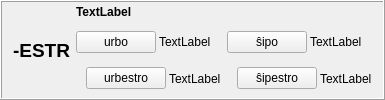
        <widget class="QFrame" name="frame_2">
         <property name="frameShape">
          <enum>QFrame::Box</enum>
         </property>
         <property name="frameShadow">
          <enum>QFrame::Raised</enum>
         </property>
         <layout class="QHBoxLayout" name="horizontalLayout_42">
          <property name="topMargin">
           <number>3</number>
          </property>
          <property name="bottomMargin">
           <number>3</number>
          </property>
          <item>
           <widget class="QLabel" name="label_302">
            <property name="sizePolicy">
             <sizepolicy hsizetype="Maximum" vsizetype="Preferred">
              <horstretch>0</horstretch>
              <verstretch>0</verstretch>
             </sizepolicy>
            </property>
            <property name="styleSheet">
             <string notr="true">font-size: 14pt;
font-weight: bold;</string>
            </property>
            <property name="text">
             <string>-ESTR</string>
            </property>
            <property name="alignment">
             <set>Qt::AlignCenter</set>
            </property>
            <property name="lingvo" stdset="0">
             <string>eo</string>
            </property>
           </widget>
          </item>
          <item>
           <layout class="QVBoxLayout" name="verticalLayout_349">
            <item>
             <widget class="QLabel" name="Lec09_Label660">
              <property name="sizePolicy">
               <sizepolicy hsizetype="Preferred" vsizetype="Maximum">
                <horstretch>0</horstretch>
                <verstretch>0</verstretch>
               </sizepolicy>
              </property>
              <property name="styleSheet">
               <string notr="true">font-weight: bold;</string>
              </property>
              <property name="text">
               <string>TextLabel</string>
              </property>
              <property name="wordWrap">
               <bool>true</bool>
              </property>
             </widget>
            </item>
            <item>
             <layout class="QHBoxLayout" name="horizontalLayout_574">
              <item>
               <layout class="QVBoxLayout" name="verticalLayout_350">
                <property name="spacing">
                 <number>3</number>
                </property>
                <item>
                 <layout class="QHBoxLayout" name="horizontalLayout_575" stretch="3,1">
                  <item>
                   <widget class="neklakebla" name="Lec09_Button634">
                    <property name="sizePolicy">
                     <sizepolicy hsizetype="Maximum" vsizetype="Fixed">
                      <horstretch>0</horstretch>
                      <verstretch>0</verstretch>
                     </sizepolicy>
                    </property>
                    <property name="text">
                     <string>urbo</string>
                    </property>
                   </widget>
                  </item>
                  <item>
                   <widget class="QLabel" name="Lec09_Label661">
                    <property name="text">
                     <string>TextLabel</string>
                    </property>
                    <property name="wordWrap">
                     <bool>true</bool>
                    </property>
                   </widget>
                  </item>
                 </layout>
                </item>
                <item>
                 <layout class="QHBoxLayout" name="horizontalLayout_576" stretch="0,3,1">
                  <item>
                   <widget class="label_sago_reversa" name="label_375">
                    <property name="sizePolicy">
                     <sizepolicy hsizetype="Maximum" vsizetype="Preferred">
                      <horstretch>0</horstretch>
                      <verstretch>0</verstretch>
                     </sizepolicy>
                    </property>
                    <property name="text">
                     <string/>
                    </property>
                    <property name="pixmap">
                     <pixmap resource="ikonoj.qrc">:/ikonoj/sago_revena.png</pixmap>
                    </property>
                   </widget>
                  </item>
                  <item>
                   <widget class="neklakebla" name="Lec09_Button635">
                    <property name="sizePolicy">
                     <sizepolicy hsizetype="Maximum" vsizetype="Fixed">
                      <horstretch>0</horstretch>
                      <verstretch>0</verstretch>
                     </sizepolicy>
                    </property>
                    <property name="text">
                     <string>urbestro</string>
                    </property>
                   </widget>
                  </item>
                  <item>
                   <widget class="QLabel" name="Lec09_Label662">
                    <property name="text">
                     <string>TextLabel</string>
                    </property>
                    <property name="wordWrap">
                     <bool>true</bool>
                    </property>
                   </widget>
                  </item>
                 </layout>
                </item>
               </layout>
              </item>
              <item>
               <layout class="QVBoxLayout" name="verticalLayout_351">
                <property name="spacing">
                 <number>3</number>
                </property>
                <item>
                 <layout class="QHBoxLayout" name="horizontalLayout_577" stretch="3,1">
                  <item>
                   <widget class="neklakebla" name="Lec09_Button32">
                    <property name="sizePolicy">
                     <sizepolicy hsizetype="Maximum" vsizetype="Fixed">
                      <horstretch>0</horstretch>
                      <verstretch>0</verstretch>
                     </sizepolicy>
                    </property>
                    <property name="text">
                     <string>ŝipo</string>
                    </property>
                   </widget>
                  </item>
                  <item>
                   <widget class="QLabel" name="Lec09_Label33">
                    <property name="text">
                     <string>TextLabel</string>
                    </property>
                    <property name="wordWrap">
                     <bool>true</bool>
                    </property>
                   </widget>
                  </item>
                 </layout>
                </item>
                <item>
                 <layout class="QHBoxLayout" name="horizontalLayout_578" stretch="0,3,1">
                  <item>
                   <widget class="label_sago_reversa" name="label_376">
                    <property name="sizePolicy">
                     <sizepolicy hsizetype="Maximum" vsizetype="Preferred">
                      <horstretch>0</horstretch>
                      <verstretch>0</verstretch>
                     </sizepolicy>
                    </property>
                    <property name="text">
                     <string/>
                    </property>
                    <property name="pixmap">
                     <pixmap resource="ikonoj.qrc">:/ikonoj/sago_revena.png</pixmap>
                    </property>
                   </widget>
                  </item>
                  <item>
                   <widget class="neklakebla" name="Lec09_Button33">
                    <property name="sizePolicy">
                     <sizepolicy hsizetype="Maximum" vsizetype="Fixed">
                      <horstretch>0</horstretch>
                      <verstretch>0</verstretch>
                     </sizepolicy>
                    </property>
                    <property name="text">
                     <string>ŝipestro</string>
                    </property>
                   </widget>
                  </item>
                  <item>
                   <widget class="QLabel" name="Lec09_Label34">
                    <property name="text">
                     <string>TextLabel</string>
                    </property>
                    <property name="wordWrap">
                     <bool>true</bool>
                    </property>
                   </widget>
                  </item>
                 </layout>
                </item>
               </layout>
              </item>
             </layout>
            </item>
           </layout>
          </item>
         </layout>
        </widget>
